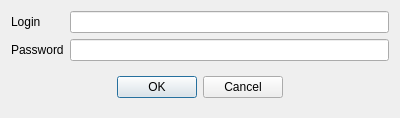
<?xml version="1.0" encoding="UTF-8"?>
<ui version="4.0">
 <class>SC_Login</class>
 <widget class="QDialog" name="SC_Login">
  <property name="geometry">
   <rect>
    <x>0</x>
    <y>0</y>
    <width>400</width>
    <height>113</height>
   </rect>
  </property>
  <property name="windowTitle">
   <string>Login</string>
  </property>
  <layout class="QVBoxLayout" name="verticalLayout">
   <item>
    <layout class="QGridLayout" name="gridLayout">
     <item row="1" column="0">
      <widget class="QLabel" name="label">
       <property name="text">
        <string>Password</string>
       </property>
      </widget>
     </item>
     <item row="0" column="0">
      <widget class="QLabel" name="label_2">
       <property name="text">
        <string>Login</string>
       </property>
      </widget>
     </item>
     <item row="0" column="1">
      <widget class="QLineEdit" name="leLogin"/>
     </item>
     <item row="1" column="1">
      <widget class="QLineEdit" name="lePwd">
       <property name="echoMode">
        <enum>QLineEdit::Password</enum>
       </property>
      </widget>
     </item>
     <item row="2" column="0" colspan="2">
      <widget class="QWidget" name="widget" native="true">
       <layout class="QHBoxLayout" name="horizontalLayout">
        <item>
         <spacer name="horizontalSpacer">
          <property name="orientation">
           <enum>Qt::Horizontal</enum>
          </property>
          <property name="sizeHint" stdset="0">
           <size>
            <width>94</width>
            <height>20</height>
           </size>
          </property>
         </spacer>
        </item>
        <item>
         <widget class="QPushButton" name="btnOK">
          <property name="text">
           <string>OK</string>
          </property>
         </widget>
        </item>
        <item>
         <widget class="QPushButton" name="btnCancel">
          <property name="text">
           <string>Cancel</string>
          </property>
         </widget>
        </item>
        <item>
         <spacer name="horizontalSpacer_2">
          <property name="orientation">
           <enum>Qt::Horizontal</enum>
          </property>
          <property name="sizeHint" stdset="0">
           <size>
            <width>94</width>
            <height>20</height>
           </size>
          </property>
         </spacer>
        </item>
       </layout>
      </widget>
     </item>
    </layout>
   </item>
  </layout>
 </widget>
 <resources/>
 <connections/>
</ui>
